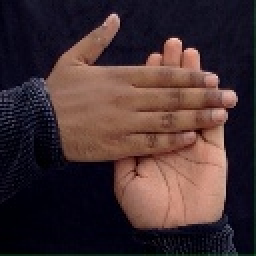
#> input picture 37.jpg, 128 x 128 px, given in place of the camera (shown 2 times larger)
$ python data_collection.py
#> lines starting #> are read from the running program, lines starting #| are printed output that depends on the picture; after the words box and inside, x2 and y2 are one past the last pixel; in counts of white or black regions, pixels touching at a corner belong together
import os
import cv2
import string
import numpy as np

# Create dataset directory for capturing raw gesture data (no train/test split)
os.makedirs("data", exist_ok=True)

# Create subfolders for digits (0-9) and uppercase letters (A-Z)
for label in [str(i) for i in range(10)] + list(string.ascii_uppercase):
    os.makedirs(f"data/{label}", exist_ok=True)

# Configuration
minValue = 70
save_binary = False  # Toggle to save processed binary images or original ROI
frame_delay = 10
roi_size = 400  # Size of ROI square

# Initialize camera
cap = cv2.VideoCapture(0)
last_key = None

# Create resizable window for test image
cv2.namedWindow("test", cv2.WINDOW_NORMAL)
cv2.resizeWindow("test", 300, 300)

while True:
    ret, frame = cap.read()
#> frame is the input picture: shape (128, 128, 3); mean B, G, R 49.9, 48, 67.3
    if not ret:
        continue

    frame = cv2.flip(frame, 1)  # Flip for mirror view
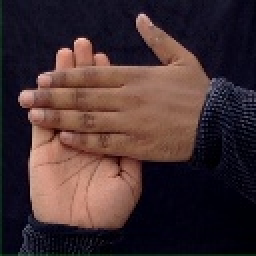
#> frame: shape (128, 128, 3) (shown 2 times larger); mean B, G, R 49.9, 48, 67.3
    frame_height, frame_width = frame.shape[:2]
#> frame_height = 128; frame_width = 128

    # Center ROI
    center_x, center_y = frame_width // 2, frame_height // 2
#> center_x = 64; center_y = 64
    half_size = roi_size // 2
    x1, y1 = center_x - half_size, center_y - half_size
#> x1 = -136; y1 = -136
    x2, y2 = center_x + half_size, center_y + half_size
#> x2 = 264; y2 = 264

    # Count number of images already captured per label
    count = {}
    for label in [str(i) for i in range(10)] + list(string.ascii_uppercase):
        count[label] = len(os.listdir(f"data/{label}"))

    # Display count of captured images
    y_offset = 30
    for label in [str(i) for i in range(10)] + list(string.ascii_lowercase):
        upper_label = label.upper() if label.isalpha() else label
        text = f"{upper_label} : {count[upper_label]}"
        cv2.putText(frame, text, (10, y_offset), cv2.FONT_HERSHEY_PLAIN, 1, (0, 255, 255), 1)
        y_offset += 15
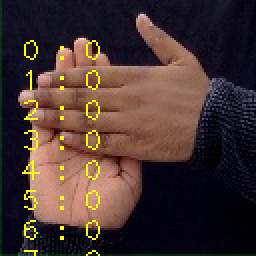
#> frame: shape (128, 128, 3) (shown 2 times larger); 2.28% of pixels changed, all inside (x1, y1, x2, y2) = (11, 20, 50, 128)
#> after the loop, y_offset = 570

    # Draw ROI and extract it
    cv2.rectangle(frame, (x1 - 1, y1 - 1), (x2 + 1, y2 + 1), (255, 0, 0), 2)
    roi = frame[y1:y2, x1:x2]

    cv2.imshow("Frame", frame)

    # Preprocess ROI
    gray = cv2.cvtColor(roi, cv2.COLOR_BGR2GRAY)
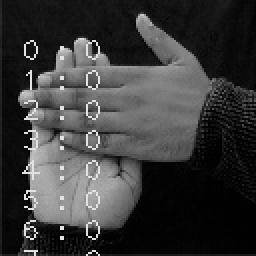
#> gray: shape (128, 128) (shown 2 times larger); min 0, max 226, mean 57.1
    blur = cv2.GaussianBlur(gray, (5, 5), 2)
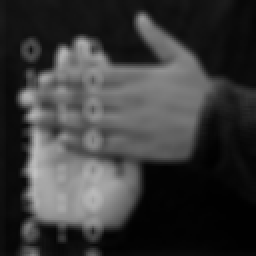
#> blur: shape (128, 128) (shown 2 times larger); min 1, max 194, mean 57
    th3 = cv2.adaptiveThreshold(
        blur, 255, cv2.ADAPTIVE_THRESH_GAUSSIAN_C, cv2.THRESH_BINARY_INV, 11, 2)
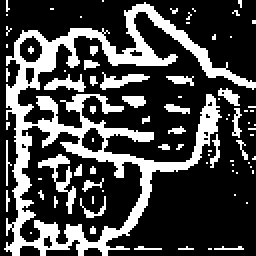
#> th3: shape (128, 128) (shown 2 times larger); 27.5% white; 81 white regions (65 under 20 px), largest, box (x1, y1, x2, y2) and area: (2, 1, 128, 128) 3425, (19, 77, 38, 107) 158, (50, 36, 75, 45) 102
    _, test_image = cv2.threshold(th3, minValue, 255, cv2.THRESH_BINARY_INV + cv2.THRESH_OTSU)
    test_image = cv2.resize(test_image, (128, 128))

    # Resize test image for better visibility
    test_display = cv2.resize(test_image, (256, 256), interpolation=cv2.INTER_NEAREST)
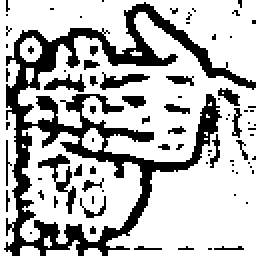
#> test_display: shape (256, 256); 72.5% white; 81 black regions (40 under 20 px), largest, box (x1, y1, x2, y2) and area: (4, 2, 256, 256) 13700, (38, 154, 76, 214) 632, (100, 72, 150, 90) 408
    cv2.imshow("test", test_display)

    interrupt = cv2.waitKey(frame_delay)
#> (key Esc is pressed here)
    key_pressed = chr(interrupt & 0xFF).lower() if interrupt != -1 else None

    if interrupt & 0xFF == 27:  # ESC to exit
        break

    # Save only once per key press
    if key_pressed and key_pressed != last_key:
        if key_pressed in [str(i) for i in range(10)]:
            label = key_pressed
        elif key_pressed in string.ascii_lowercase:
            label = key_pressed.upper()
        else:
            label = None

        if label and label in count:
            filename = f"data/{label}/{count[label]}.jpg"
            image_to_save = test_image if save_binary else roi
            cv2.imwrite(filename, image_to_save)

    last_key = key_pressed

# Cleanup
cap.release()
cv2.destroyAllWindows()
